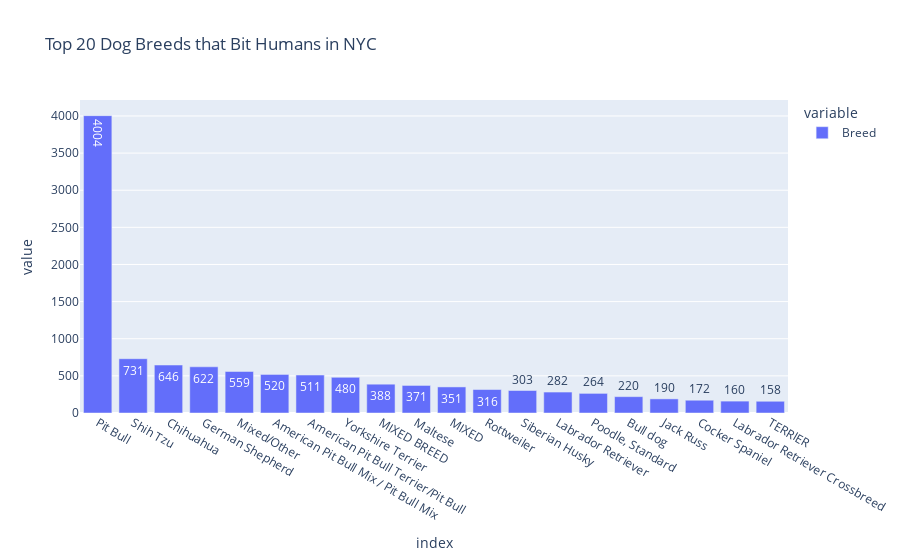

Source (notebook cell):
### Code cell
import plotly.express as px
fig = px.bar(dog_breeds[:20], text_auto=True, title="Top 20 Dog Breeds that Bit Humans in NYC")
fig.show()

### Figure 1 — Plotly figure (JSON) as saved in the notebook; plotly's stock layout.template omitted (floating-point values rounded to 4 significant figures)
{"data": [{"alignmentgroup": "True", "hovertemplate": "variable=Breed<br>index=%{x}<br>value=%{y}<extra></extra>", "legendgroup": "Breed", "marker": {"color": "#636efa", "pattern": {"shape": ""}}, "name": "Breed", "offsetgroup": "Breed", "orientation": "v", "showlegend": true, "textposition": "auto", "texttemplate": "%{y}", "type": "bar", "x": ["Pit Bull", "Shih Tzu", "Chihuahua", "German Shepherd", "Mixed/Other", "American Pit Bull Mix / Pit Bull Mix", "American Pit Bull Terrier/Pit Bull", "Yorkshire Terrier", "MIXED BREED", "Maltese", "MIXED", "Rottweiler", "Siberian Husky", "Labrador Retriever", "Poodle, Standard", "Bull dog", "Jack Russ", "Cocker Spaniel", "Labrador Retriever Crossbreed", "TERRIER"], "xaxis": "x", "y": [4004, 731, 646, 622, 559, 520, 511, 480, 388, 371, 351, 316, 303, 282, 264, 220, 190, 172, 160, 158], "yaxis": "y"}], "layout": {"barmode": "relative", "legend": {"title": {"text": "variable"}, "tracegroupgap": 0}, "title": {"text": "Top 20 Dog Breeds that Bit Humans in NYC"}, "xaxis": {"anchor": "y", "domain": [0, 1], "title": {"text": "index"}}, "yaxis": {"anchor": "x", "domain": [0, 1], "title": {"text": "value"}}}}
